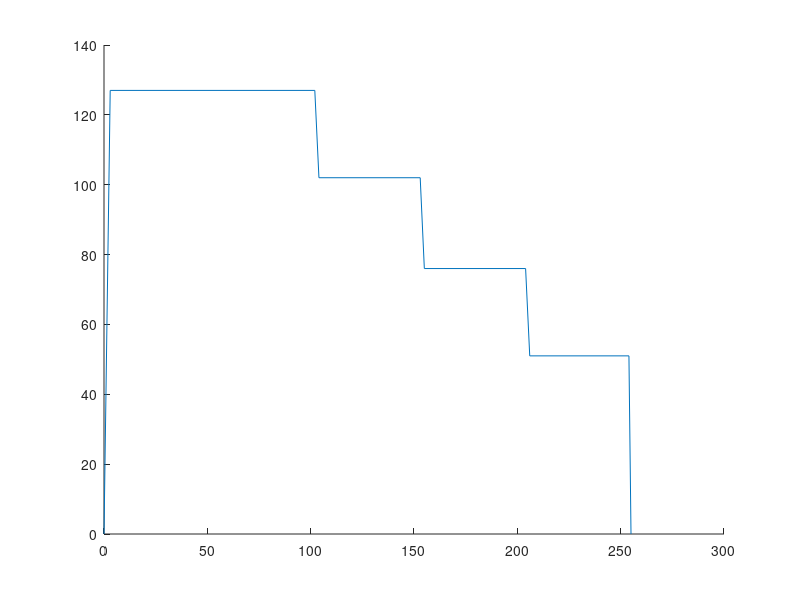

This chart was generated by the following MATLAB code: (Note: this script raises an error after producing the figure.)
% definition of the RF power trace during 2017_12_03 experiments:

clear all 
close all

tn = [0,  3,102,104,153,155,204,206,254,255];
An = [0,127,127,102,102,76 ,76 ,51 , 51,  0];

figure; 
h(1) = line(tn,An);
h(1).Color = 'red';
h(1).LineWidth = 2;
xlim([0,255])
set(gcf,'color','w')
box on

if 0
    figure; 
    h(1) = line(tn*500/255,An*100/127)
    xlim([0,500])
end
